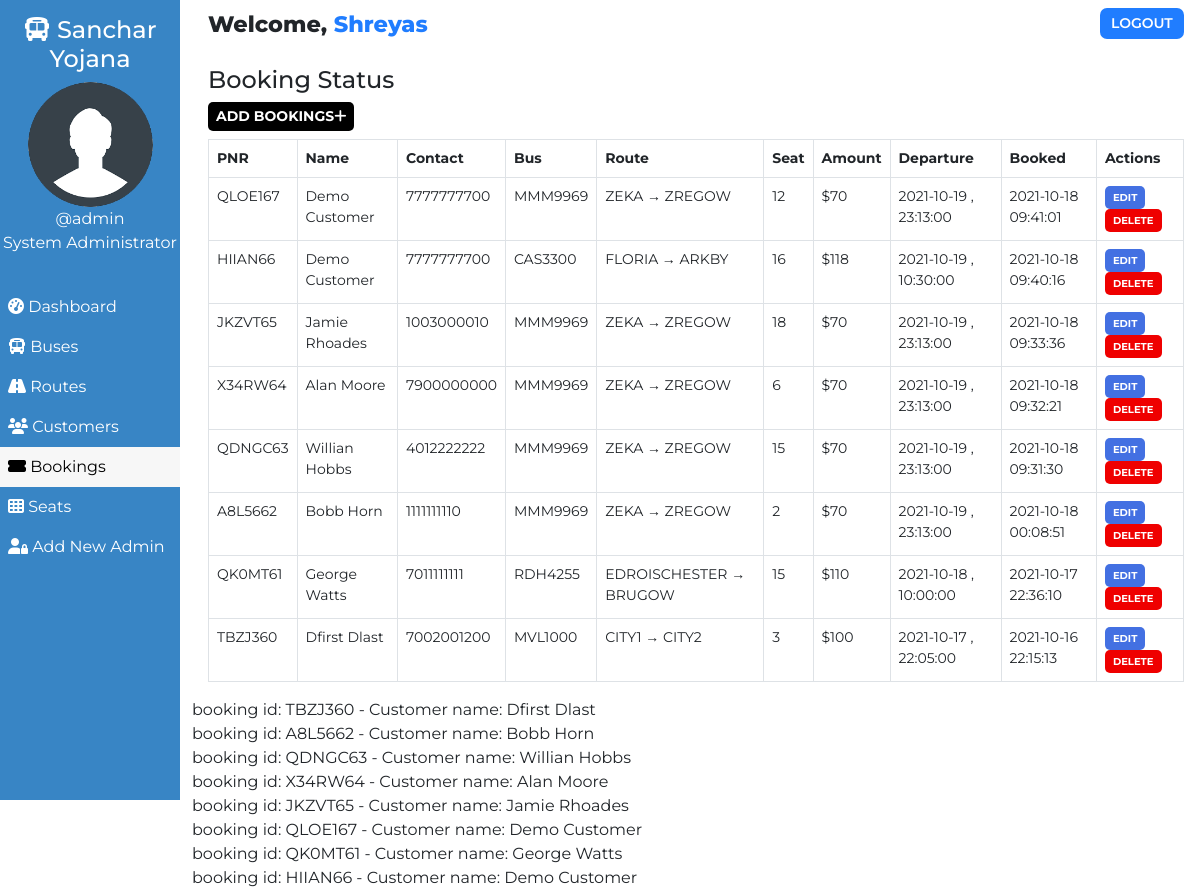
The page /admin/booking.php (signed in) on the database its author committed.
### tables this page shows
CREATE TABLE `users` (
  `user_id` int(11) NOT NULL,
  `user_fullname` varchar(100) NOT NULL,
  `user_name` varchar(30) NOT NULL,
  `user_password` varchar(255) NOT NULL,
  `user_created` datetime NOT NULL DEFAULT CURRENT_TIMESTAMP
);

CREATE TABLE `bookings` (
  `id` int(100) NOT NULL,
  `booking_id` varchar(255) NOT NULL,
  `customer_id` varchar(255) NOT NULL,
  `route_id` varchar(255) NOT NULL,
  `customer_route` varchar(200) NOT NULL,
  `booked_amount` int(100) NOT NULL,
  `booked_seat` varchar(100) NOT NULL,
  `booking_created` datetime NOT NULL DEFAULT CURRENT_TIMESTAMP
);

CREATE TABLE `customers` (
  `id` int(100) NOT NULL,
  `customer_id` varchar(255) NOT NULL,
  `customer_name` varchar(30) NOT NULL,
  `customer_phone` varchar(10) NOT NULL,
  `customer_created` datetime NOT NULL DEFAULT CURRENT_TIMESTAMP
);

CREATE TABLE `routes` (
  `id` int(100) NOT NULL,
  `route_id` varchar(255) NOT NULL,
  `bus_no` varchar(155) NOT NULL,
  `route_cities` varchar(255) NOT NULL,
  `route_dep_date` date NOT NULL,
  `route_dep_time` time NOT NULL,
  `route_step_cost` int(100) NOT NULL,
  `route_created` datetime NOT NULL DEFAULT CURRENT_TIMESTAMP
);

### assets/partials/_functions.php (called while the page is built, shortened)
<?php
    function get_from_table($conn, $table, $primaryKey, $pKeyValue, $toget)
    {
        $sql = "SELECT * FROM $table WHERE $primaryKey='$pKeyValue'";
        $result = mysqli_query($conn, $sql);
        $row = mysqli_fetch_assoc($result);
        if($row)
        {
            return $row["$toget"];
        }
        return false;
    }
?>

### admin/booking.php (the view, shortened to what this page needs)
<!DOCTYPE html>
<html lang="en">
<head>
    <link href="https://cdn.jsdelivr.net/npm/bootstrap@5.0.1/dist/css/bootstrap.min.css" rel="stylesheet">
    <?php
        $page="booking";
    ?>
</head>
<body>
    <?php require '../assets/partials/_admin-header.php';?>
        <?php
            $resultSql = "SELECT * FROM `bookings` ORDER BY booking_created DESC";
            $resultSqlResult = mysqli_query($conn, $resultSql);
            if(!mysqli_num_rows($resultSqlResult)){ ?>
                <div class="container mt-4">
                    <div id="noCustomers" class="alert alert-dark " role="alert">
                        <h1 class="alert-heading">No Bookings Found!!</h1>
                        <p class="fw-light">Be the first person to add one!</p>
                        <hr>
                        <div id="addCustomerAlert" class="alert alert-success" role="alert">
                                Click on <button id="add-button" class="button btn-sm"type="button"data-bs-toggle="modal" data-bs-target="#addModal">ADD <i class="fas fa-plus"></i></button> to add a booking!
                        </div>
                    </div>
                </div>
            <?php }
            else { ?>
            <section id="booking">
                <div id="head">
                    <h4>Booking Status</h4>
                </div>
                <div id="booking-results">
                    <div>
                        <button id="add-button" class="button btn-sm"type="button"data-bs-toggle="modal" data-bs-target="#addModal">Add Bookings<i class="fas fa-plus"></i></button>
                    </div>
                    <table class="table table-hover table-bordered">
                        <thead>
                            <th>PNR</th>
                            <th>Name</th>
                            <th>Contact</th>
                            <th>Bus</th>
                            <th>Route</th>
                            <th>Seat</th>
                            <th>Amount</th>
                            <th>Departure</th>
                            <th>Booked</th>
                            <th>Actions</th>
                        </thead>
                        <?php
                            while($row = mysqli_fetch_assoc($resultSqlResult))
                            {
                                $id = $row["id"];
                                $customer_id = $row["customer_id"];
                                $route_id = $row["route_id"];
                                $pnr = $row["booking_id"];
                                $customer_name = get_from_table($conn, "customers","customer_id", $customer_id, "customer_name");
                                $customer_phone = get_from_table($conn,"customers","customer_id", $customer_id, "customer_phone");
                                $bus_no = get_from_table($conn, "routes", "route_id", $route_id, "bus_no");
                                $route = $row["customer_route"];
                                $booked_seat = $row["booked_seat"];
                                $booked_amount = $row["booked_amount"];
                                $dep_date = get_from_table($conn, "routes", "route_id", $route_id, "route_dep_date");
                                $dep_time = get_from_table($conn, "routes", "route_id", $route_id, "route_dep_time");
                                $booked_timing = $row["booking_created"];
                        ?>
                        <tr>
                            <td>
                                <?php
                                    echo $pnr;
                                ?>
                            </td>
                            <td>
                                <?php
                                    echo $customer_name;
                                ?>
                            </td>
                            <td>
                                <?php
                                    echo $customer_phone;
                                ?>
                            </td>
                            <td>
                                <?php
                                    echo $bus_no;
                                ?>
                            </td>
                            <td>
                                <?php
                                    echo $route;
                                ?>
                            </td>
                            <td>
                                <?php
                                    echo $booked_seat;
                                ?>
                            </td>
                            <td>
                                <?php
                                    echo '$'.$booked_amount;
                                ?>
                            </td>
                            <td>
                                <?php
                                    echo $dep_date . " , ". $dep_time;
                                ?>
                            </td>
                            <td>
                                <?php
                                    echo $booked_timing;
                                ?>
                            </td>
                            <td>
                            <button class="button btn-sm edit-button" data-link="<?php echo $_SERVER['REQUEST_URI']; ?>" data-customerid="<?php
                                                echo $customer_id;?>" data-id="<?php
                                                echo $id;?>" data-name="<?php
                                                echo $customer_name;?>" data-phone="<?php
                                                echo $customer_phone;?>" >Edit</button>
                                <button class="button delete-button btn-sm" data-bs-toggle="modal" data-bs-target="#deleteModal"
                                data-id="<?php
                                                echo $id;?>" data-bookedseat="<?php
                                                echo $booked_seat;
                                            ?>" data-routeid="<?php
                                            echo $route_id;
                                        ?>"> Delete</button>
                            </td>
                        </tr>
                        <?php
                        }
                    ?>
                    </table>
                </div>
            </section>
            <?php } ?>
            <?php
    $viewDataSql = "SELECT * FROM booking_details";
    $viewDataResult = mysqli_query($conn, $viewDataSql);
    if (mysqli_num_rows($viewDataResult) > 0) {
        while($row = mysqli_fetch_assoc($viewDataResult)) {
            echo "booking id: " . $row["booking_id"]. " - Customer name: " . $row["customer_name"]. "<br>";
        }
    } else {
        echo "0 results";
    }
?>
        </div>
    </main>
</body>
</html>

### assets/partials/_admin-header.php
<?php
    require '_functions.php';
    $conn = db_connect();
    $user_id = $_SESSION['user_id'];
    $sql = "SELECT * FROM users WHERE user_id = $user_id";
    $result = mysqli_query($conn, $sql);
    if($row = mysqli_fetch_assoc($result))
    {
        $user_fullname = $row["user_fullname"];
        $user_name = $row["user_name"];
    }
?>
    <main id="container">
        <div id="sidebar">
            <h4><i class="fas fa-bus"></i> Sanchar Yojana</h4>
            <div>
                <img class="adminDp" src="../assets/img/userav-min.png" height="125px" alt="Admin Profile Pic">
                <p>
                    <?php  echo '@'.$user_name;  ?>
                </p>
                <p>System Administrator</p>
            </div>
            <ul id="options">
                <li class="option <?php if($page=='dashboard'){ echo 'active';}?>">
                    <a href="./dashboard.php">
                    <i class="fas fa-tachometer-alt"></i> Dashboard
                    </a>
                </li>
                <li class="option <?php if($page=='bus'){ echo 'active';}?>">
                    <a href="./bus.php">
                    <i class="fas fa-bus"></i> Buses
                    </a>
                </li>
                <li class="option <?php if($page=='route'){ echo 'active';}?>">
                    <a href="./route.php">
                    <i class="fas fa-road"></i> Routes
                    </a>
                </li>
                <li class="option <?php if($page=='customer'){ echo 'active';}?>">
                    <a href="./customer.php">
                    <i class="fas fa-users"></i> Customers
                    </a>
                </li>
                <li class="option <?php if($page=='booking'){ echo 'active';}?>">
                    <a href="./booking.php">
                    <i class="fas fa-ticket-alt"></i> Bookings
                    </a>
                </li>
                <li class="option <?php if($page=='seat'){ echo 'active';}?>">
                    <a href="./seat.php">
                    <i class="fas fa-th"></i> Seats
                    </a>
                </li>
                <li class="option <?php if($page=='signup'){ echo 'active';}?>">
                    <a href="./signup.php">
                    <i class="fas fa-user-lock"></i> Add New Admin
                    </a>
                </li>
            </ul>
        </div>
        <div id="main-content">
            <section id="welcome">
                <ul>
                    <li class="welcome-item">Welcome,
                        <span id="USER">
                            <?php
                                echo $user_fullname;
                            ?>
                        </span>
                    </li>
                    <li class="welcome-item">
                        <button id="logout" class="btn-sm">
                            <a href="../assets/partials/_logout.php">LOGOUT</a>
                        </button>
                    </li>
                </ul>
            </section>

### assets/styles/admin.php (style rules this page uses)
body { margin: 0; box-sizing: border-box; font-family: 'Montserrat', sans-serif; background-color: white; }
html { scroll-behavior: smooth; }
*, *::after, *::before { box-sizing: inherit; }
#USER { color: #207DFF; }
.adminDp { border-radius: 50%; }
#welcome { background-color: white; }
#welcome ul { display: flex; justify-content: space-between; list-style-type: none; padding: 0; margin: 0; }
#welcome li { margin: 0 1rem; padding: 0.5rem 0; }
#welcome li:first-child { font-weight: 800; font-size: 1.4rem; }
#logout { padding: 0.3rem 0.7rem; background-color: #207DFF; font-weight: 600; outline: none; border: none; border-radius: 7px; }
#logout a { color: white; text-decoration: none; }
@media only screen and (min-width:1000px) { #sidebar { text-align: center; background-color: #3885c5; color: white; width: 15%; position: fixed; top: 0%; padding-top: 1rem; z-index: 2; height: 100vh; } }
@media only screen and (min-width:1000px) { #sidebar p { margin: 0; } }
@media only screen and (min-width:1000px) { #sidebar ul { margin-top: 2rem; } }
@media only screen and (min-width:1000px) { #options { list-style-type: none; text-align: left; padding-left: 0; } }
@media only screen and (min-width:1000px) { .option a { display: block; padding: 0.5rem; text-decoration: none; color: inherit; } }
@media only screen and (min-width:1000px) { .active { background-color:#f7f7f7; color:black; } }
@media only screen and (min-width:1000px) { #main-content { margin-left: 16%; } }

### assets/styles/admin-options.php (style rules this page uses)
* { font-family: Montserrat; }
#booking #head, #customer #head, #route #head, #seat #head, #bus #head { padding-top: 1rem; }
#booking, #customer, #route, #bus, #seat { padding: 0 1rem; }
#booking-results > div, #customer-results > div, #route-results > div, #bus-results > div { margin-bottom: 0.5rem; }
#booking-results button, #customer-results button, #route button, #bus-results button { border-radius: 5px; }
.button { border: none; font-weight: bold; text-transform: uppercase; }
#add-button { background-color: black; color: white; }
table { font-size: 14px; }
table th,td { padding-left: 0.3rem; }
table button { color: white; }
.edit-button { background-color: #4370E2; }
.delete-button { background-color: #EF0000; }
.edit-button, .delete-button { font-size: 10px }

### rows shown on the page
users: user_name "admin", user_fullname "Shreyas"
bookings: booking "QLOE167", customer.customer_name "Demo Customer", customer.customer_phone "7777777700", route.bus_no "MMM9969", customer_route "ZEKA → ZREGOW", booked_seat "12", booked_amount "70", route.route_dep_date "2021-10-19", route.route_dep_time "23:13:00", booking_created "2021-10-18 09:41:01"
bookings: booking "HIIAN66", customer.customer_name "Demo Customer", customer.customer_phone "7777777700", route.bus_no "CAS3300", customer_route "FLORIA → ARKBY", booked_seat "16", booked_amount "118", route.route_dep_date "2021-10-19", route.route_dep_time "10:30:00", booking_created "2021-10-18 09:40:16"
bookings: booking "JKZVT65", customer.customer_name "Jamie Rhoades", customer.customer_phone "1003000010", route.bus_no "MMM9969", customer_route "ZEKA → ZREGOW", booked_seat "18", booked_amount "70", route.route_dep_date "2021-10-19", route.route_dep_time "23:13:00", booking_created "2021-10-18 09:33:36"
bookings: booking "X34RW64", customer.customer_name "Alan Moore", customer.customer_phone "7900000000", route.bus_no "MMM9969", customer_route "ZEKA → ZREGOW", booked_seat "6", booked_amount "70", route.route_dep_date "2021-10-19", route.route_dep_time "23:13:00", booking_created "2021-10-18 09:32:21"
bookings: booking "QDNGC63", customer.customer_name "Willian Hobbs", customer.customer_phone "4012222222", route.bus_no "MMM9969", customer_route "ZEKA → ZREGOW", booked_seat "15", booked_amount "70", route.route_dep_date "2021-10-19", route.route_dep_time "23:13:00", booking_created "2021-10-18 09:31:30"
bookings: booking "A8L5662", customer.customer_name "Bobb Horn", customer.customer_phone "1111111110", route.bus_no "MMM9969", customer_route "ZEKA → ZREGOW", booked_seat "2", booked_amount "70", route.route_dep_date "2021-10-19", route.route_dep_time "23:13:00", booking_created "2021-10-18 00:08:51"
bookings: booking "QK0MT61", customer.customer_name "George Watts", customer.customer_phone "7011111111", route.bus_no "RDH4255", customer_route "EDROISCHESTER → BRUGOW", booked_seat "15", booked_amount "110", route.route_dep_date "2021-10-18", route.route_dep_time "10:00:00", booking_created "2021-10-17 22:36:10"
bookings: booking "TBZJ360", customer.customer_name "Dfirst Dlast", customer.customer_phone "7002001200", route.bus_no "MVL1000", customer_route "CITY1 → CITY2", booked_seat "3", booked_amount "100", route.route_dep_date "2021-10-17", route.route_dep_time "22:05:00", booking_created "2021-10-16 22:15:13"

### other values the page prints
$row["booking_id"] "TBZJ360"
$row["customer_name"] "Dfirst Dlast"
$row["booking_id"] "A8L5662"
$row["customer_name"] "Bobb Horn"
$row["booking_id"] "QDNGC63"
$row["customer_name"] "Willian Hobbs"
$row["booking_id"] "X34RW64"
$row["customer_name"] "Alan Moore"
$row["booking_id"] "JKZVT65"
$row["customer_name"] "Jamie Rhoades"
$row["booking_id"] "QLOE167"
$row["customer_name"] "Demo Customer"
$row["booking_id"] "QK0MT61"
$row["customer_name"] "George Watts"
$row["booking_id"] "HIIAN66"
